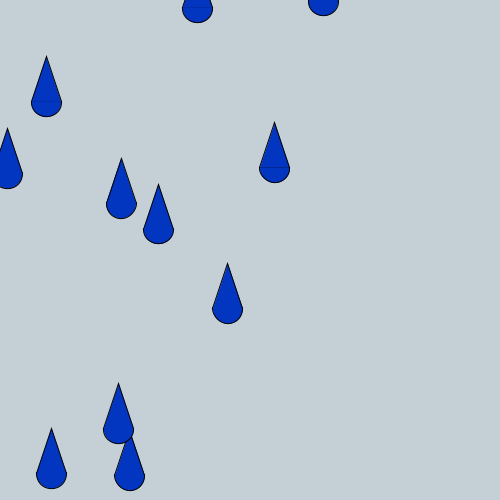
Frame 1 (no input)
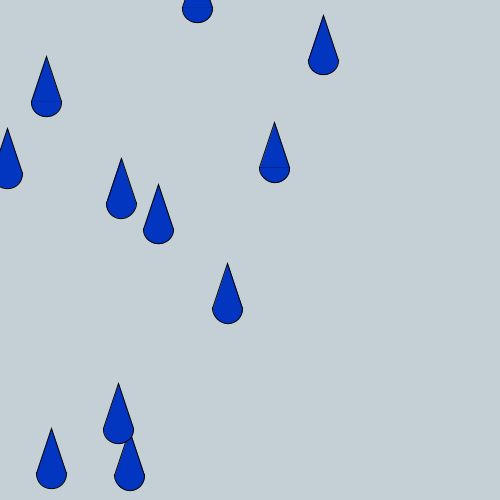
Frame 60 (the mouse pressed at the canvas centre just before this capture)
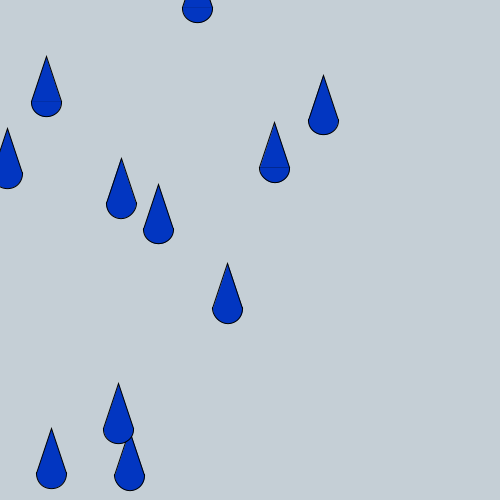
Frame 120 (the mouse held since frame 60 and released just before this capture)

The Processing sketch that drew these frames (run headless with seeded random() and noise(); from frame 60 on, the mouse is pressed at the canvas centre):

// Processing sketch: sketch_220705b
// ── sketch_220705b.pde
float fallingTeardropY = 0;
float x = random(0, 500);

float[] teardropX = new float[10];
float[] teardropY = new float[10];

void setup() {
  size(500, 500);
  background(#C5CFD6);
  for (int i = 0; i < 10; i++) {
    float x = random(0, width);
    float y = random(0, height);
    teardropX[i] = x;
    teardropY[i] = y;
  }
}

void teardrop(float x, float y, float w) {
  triangle(x-w/2, y, x, y-1.5*w, x+w/2, y);
  arc(x, y, w, w, radians(-3), radians(183), OPEN);
}


void draw() {
  background(#C5CFD6);
  stroke(0);
  fill(#0236C1);
  for (int i = 0; i < 10; i++) {
    teardrop(teardropX[i], teardropY[i], 30);
  }
  
  fallingTeardropY++;
  teardrop(x, fallingTeardropY, 30);
}
